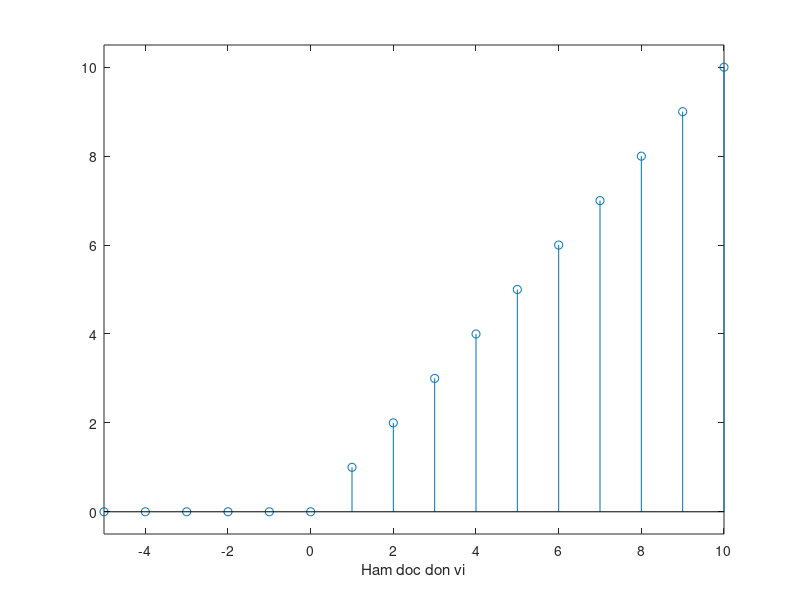

This figure's MATLAB source:
% Day doc don vi
n=-5:10;
m=[zeros(1,5) 0:10];
u=[zeros(1,5) ones(1,11)];
r=m.*u;
stem(n,r);
axis([-5 10 -0.5 10.5]);
xlabel('Ham doc don vi');